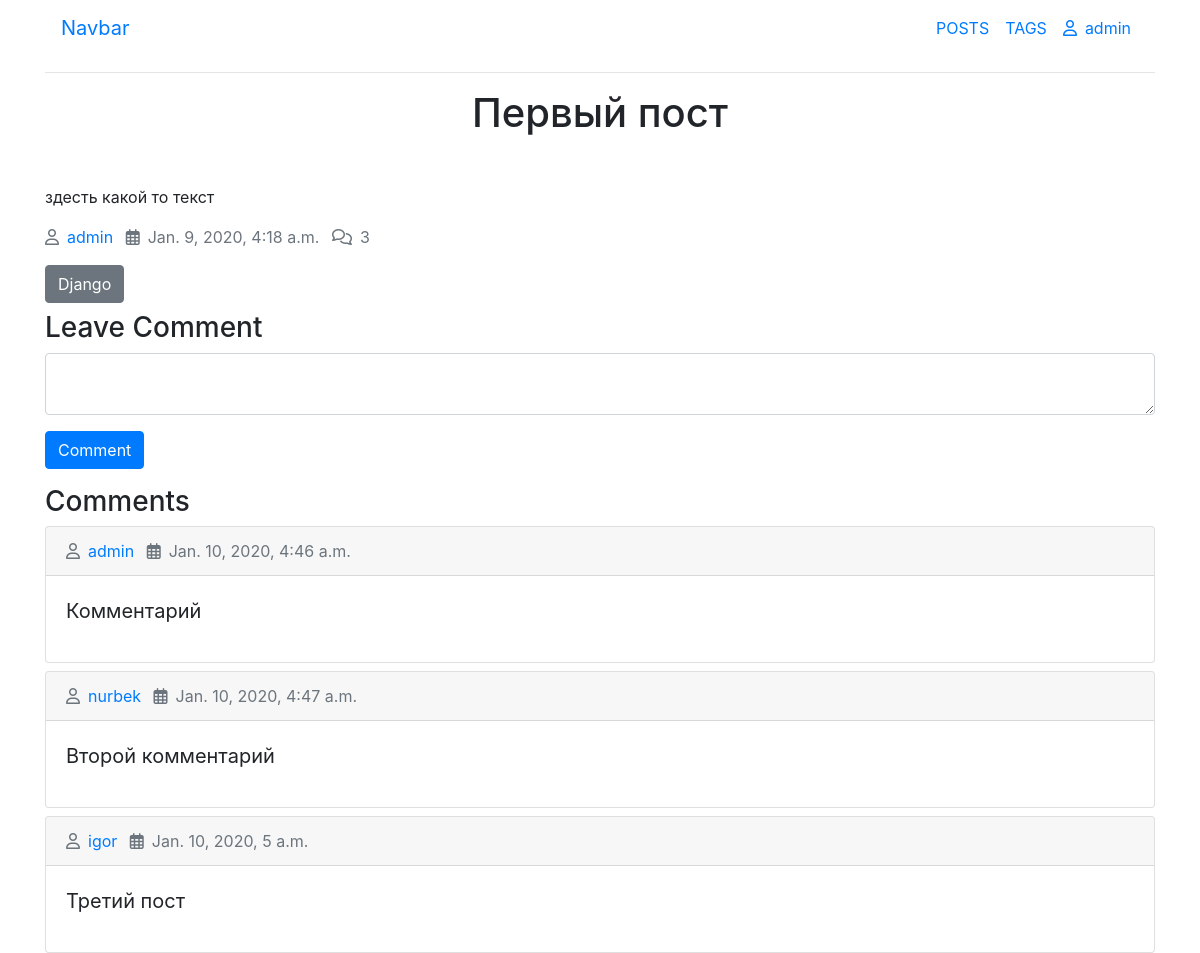
Page /post/onepost/ (signed in) on the committed database.
### forum/models.py (models this page shows, shortened)
class Post(models.Model):
	title = models.CharField('Заголовок поста', max_length=100)
	tag = models.CharField(max_length=10, null=True, blank=True)
	slug = models.SlugField('Slug', blank = True, unique = True)
	body = models.TextField('Текст поста')
	created_data = models.DateTimeField('Дата создания', auto_now_add=True)
	author = models.ForeignKey(User, null = True, blank=True, on_delete=models.CASCADE)
	tags = models.ManyToManyField('Tag', related_name='posts', null=True, blank=True)

class Tag(models.Model):
	title = models.CharField('Заголовок тега', max_length=10)
	slug = models.SlugField(max_length=10, unique=True)
	def get_absolute_url(self):
		return reverse('tag_detail_url', kwargs={'slug':self.slug})

class Comment(models.Model):
	post = models.ForeignKey(Post, null=True, blank=True, related_name='comments', on_delete=models.CASCADE)
	author = models.ForeignKey(User, null = True, blank=True, on_delete=models.CASCADE)
	body = models.TextField('Текст комментария')
	created_data = models.DateTimeField('Дата создания', auto_now_add=True)

### forum/views.py (the view, shortened to what this page needs)
# urls.py: path('post/<str:slug>/',PostDetail.as_view(),name='post_detail_url'),
class PostDetail(DetailView):
	model = Post
	def get_context_data(self, **kwargs):
		data = super().get_context_data(**kwargs) # data = {'post':post}
		data['form'] = CommentForm() # data = {'post':post,'form':form}
		return data

### forum/forms.py
class CommentForm(forms.ModelForm):
	class Meta:
		model = Comment
		fields = '__all__'

### forum/templates/forum/post_detail.html (shortened to what this page needs)
{% extends 'base/base.html' %}
{% block content %}
<h1 class="text-center">{{post.title}}</h1>
<p class="mt-5">{{post.body}}</p>
<div class="my-3">
  <span class="text-secondary mr-2"><i class="far fa-user mr-2"></i><a href="">{{post.author.username}}</a></span>
  <span class="text-secondary mr-2"><i class="far fa-calendar-alt mr-2"></i>{{post.created_data}}</span>
  <span class="text-secondary"><i class="far fa-comments mr-2"></i>{{post.comments.count}}</span>
</div>
<div class="my-2">
      {% for tag in post.tags.all %}
      <a href="{{tag.get_absolute_url}}" class="btn btn-secondary">{{tag.title}}</a>
      {% endfor %}
</div>
<h3>Leave Comment</h3>
<form action="" method="post">
  <div class="form-group">
    <textarea class="form-control" name="{{form.body.name}}"></textarea>
  </div>
  <div class="form-group">
    <button class="btn btn-primary">Comment</button>
  </div>
</form>
<h3>Comments</h3>
{% for comment in post.comments.all %}
<div class="card mt-2">
  <div class="card-header">
    <span class="text-secondary mr-2"><i class="far fa-user mr-2"></i><a href="">{{comment.author}}</a></span>
    <span class="text-secondary mr-2"><i class="far fa-calendar-alt mr-2"></i>{{comment.created_data}}</span>
  </div>
  <div class="card-body">
    <blockquote class="blockquote mb-0">
      <p>{{comment.body}}</p>
    </blockquote>
  </div>
</div>
{% endfor %}
{% endblock %}

### templates/includes/navbar.html (shortened to what this page needs)
<nav class="navbar navbar-expand-lg">
  <a class="navbar-brand" href="#">Navbar</a>
  <div class="collapse navbar-collapse" id="navbarSupportedContent">
    <ul class="navbar-nav ml-auto">
      <li class="nav-item active">
        <a class="nav-link" href="{% url 'post_list_url' %}">POSTS<span class="sr-only">(current)</span></a>
      </li>
      <li class="nav-item">
        <a class="nav-link" href="{% url 'tag_list_url' %}">TAGS</a>
      </li>
      {% if user.is_authenticated %}
      <li class="nav-item">
        <a class="nav-link" href="#"><i class="far fa-user mr-2"></i>{{user.username}}</a>
      </li>
      {% else %}
      <li class="nav-item">
        <a class="nav-link" href="{% url 'login' %}">Login</a>
      </li>
      {% endif %}
    </ul>
  </div>
</nav>

### rows in the picture
Post: title "Первый пост", body "здесть какой то текст", author.username "admin", created_data "Jan. 9, 2020, 4:18 a.m.", comments.count "3"
Tag: title "Django"
Comment: author "admin", created_data "Jan. 10, 2020, 4:46 a.m.", body "Комментарий"
Comment: author "nurbek", created_data "Jan. 10, 2020, 4:47 a.m.", body "Второй комментарий"
Comment: author "igor", created_data "Jan. 10, 2020, 5 a.m.", body "Третий пост"

### other values in the picture
{{ user.username }} "admin"
